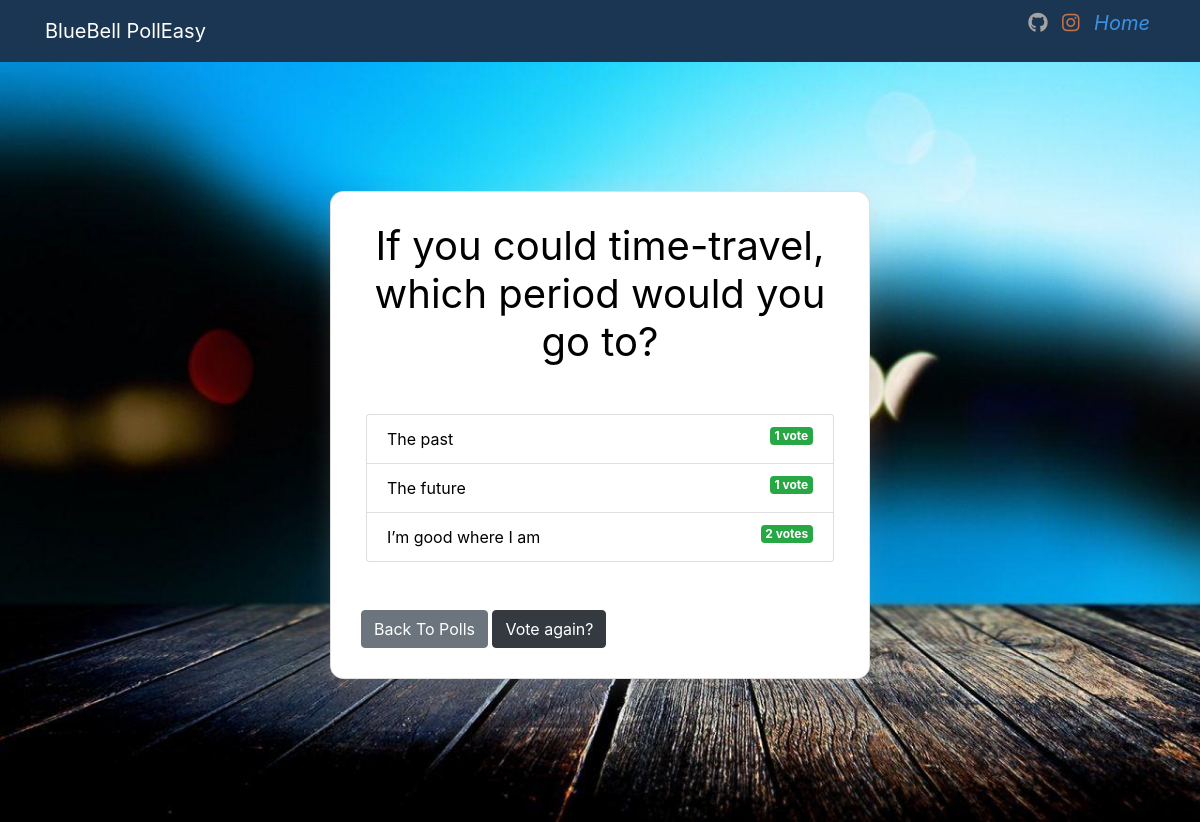
The page /polls/4/results/ on the database its author committed.
### polls/models.py (models this page shows, shortened)
class Question(models.Model):
    question_text = models.CharField(max_length=200)
    pub_date = models.DateTimeField('date published')

class Choice(models.Model):
    question = models.ForeignKey(Question, on_delete=models.CASCADE)
    choice_text = models.CharField(max_length=200)
    votes = models.IntegerField(default=0)

### polls/views.py (the view)
# urls.py: path('<int:question_id>/results/', views.results, name='results'),
def results(request, question_id):
  question = get_object_or_404(Question, pk=question_id)
  return render(request, 'polls/results.html', { 'question': question })

### templates/polls/results.html (shortened to what this page needs)
{% extends 'base.html' %}
{% block content %}
   <div class="card-body">
<h1 class="mb-5 text-center">{{ question.question_text }}</h1>
<ul class="list-group mb-5">
	{% for choice in question.choice_set.all %}
	<li class="list-group-item">
		{{ choice.choice_text }}  <span class="badge badge-success float-right">{{ choice.votes }} vote{{ choice.votes | pluralize }}</span>
	</li>
	{% endfor %}
</ul>
<a class="btn btn-secondary" href="{% url 'polls:index' %}">Back To Polls</a>
<a class="btn btn-dark" href="{% url 'polls:detail' question.id %}">Vote again?</a>
</div>
{% endblock %}

### polls/static/css/style.css (style rules this page uses)
.card-body { position: relative; display: -ms-flexbox; display: block; -ms-flex-direction: column; flex-direction: column; min-width: 0; word-wrap: break-word; background-color: rgba(255, 255, 255, 0); background-clip: border-box; border: 0px solid rgba(0,0,0,.125); border-radius: .25rem; }
.card-body h1 { font-size: 3.5rem; color: white; font-weight: 400; }

### templates/partials/_navbar.html (style rules this page uses)
ul li { display: inline; margin: 0 5px; }

### templates/polls/results.html (style rules this page uses)
.card-body { color:rgb(0, 0, 0); border: 1px solid rgba(0,0,0,.125); border-radius: .85rem; background: white; box-shadow: rgb(149 157 165 / 20%) 0px 8px 24px; padding: 30px; margin-bottom: 15px; }
.card-body h1 { font-size:2.5rem; color: black; }

### rows shown on the page
Question: question_text "If you could time-travel, which period would you go to?"
Choice: choice_text "The past", votes "1"
Choice: choice_text "The future", votes "1"
Choice: choice_text "I’m good where I am", votes "2", votes|pluralize "s"
